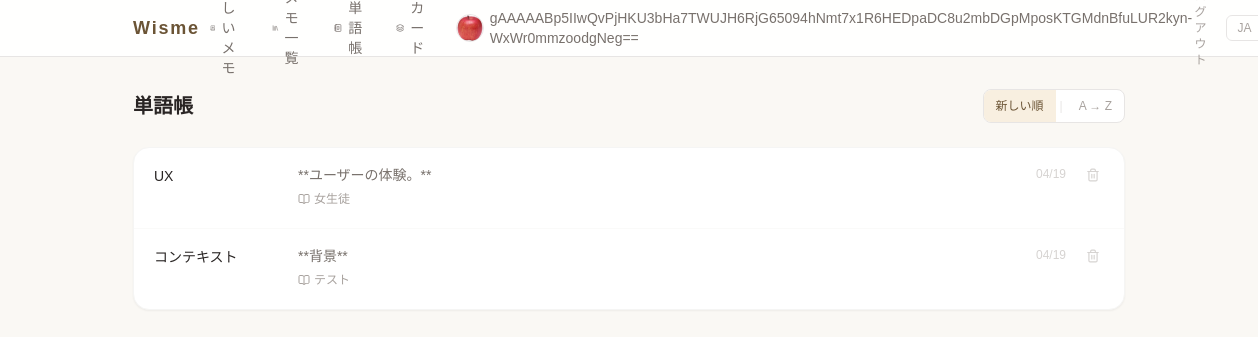
/wisme/words/ (signed in), run on an earlier commit of the app's database.
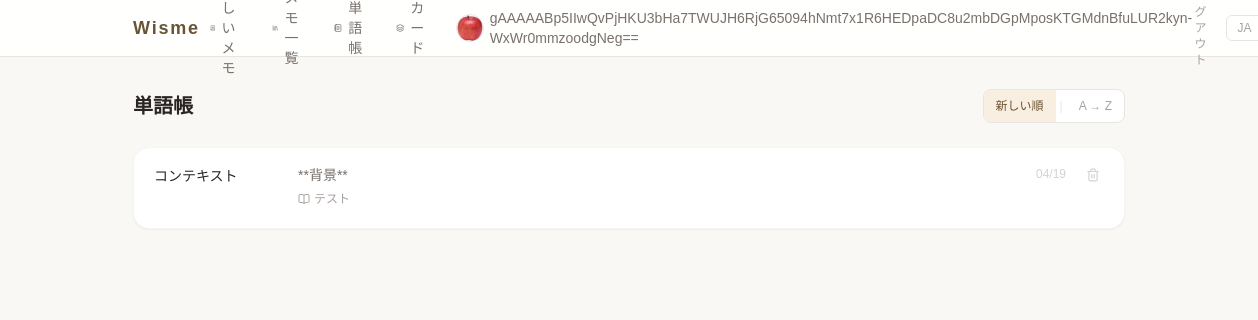
And on a later commit of the database.
### wisme/models.py (models this page shows, shortened)
class SearchedWord(models.Model):
    owner = models.ForeignKey(
        settings.AUTH_USER_MODEL,
        on_delete=models.CASCADE,
        null=True,
        blank=True,
        verbose_name=_("オーナー"),
    )
    note = models.ForeignKey(
        Page,
        on_delete=models.CASCADE,
        related_name='words',
        null = True,
        blank = True,
        verbose_name=_("関連メモ")
    )
    word = models.CharField(max_length=100, db_index=True, verbose_name=_("意味を知りたい単語"))
    meaning = models.TextField(verbose_name=_("意味"))
    created_at = models.DateTimeField(auto_now_add=True, verbose_name=_("検索日時"))

class Page(models.Model):
    id = models.UUIDField(primary_key=True,
                          default = uuid.uuid4,editable=False,verbose_name="Id")
    owner = models.ForeignKey(
        settings.AUTH_USER_MODEL,
        on_delete=models.CASCADE,
        null=True,
        blank=True,
        verbose_name=_("オーナー"),
    )
    title = models.CharField(max_length=100,verbose_name=_("タイトル"))
    thoughts = models.TextField(max_length=1000,blank=True,verbose_name=_("このドキュメントを読んだ感想(空欄可)"))
    page_date = models.DateField(verbose_name=_("日付"))
    picture = models.ImageField(upload_to="wisme/picture/",blank = True,null = True,verbose_name=_("写真"))
    image_url = models.URLField(max_length=500, null=True, blank=True, verbose_name=_("サムネイルURL"))
    created_at = models.DateTimeField(auto_now_add = True,verbose_name=_("作成日時"))
    update_at = models.DateTimeField(auto_now = True,verbose_name=_("更新日時"))

### wisme/views.py (the view)
class WordListView(LoginRequiredMixin, ListView):
    model = SearchedWord
    template_name = 'wisme/word_list.html'
    context_object_name = 'words'
    def get_queryset(self):
        qs = SearchedWord.objects.filter(owner=self.request.user).select_related('note')
        if self.request.GET.get('sort') == 'alpha':
            return qs.order_by('word')
        return qs.order_by('-created_at')

### templates/wisme/word_list.html (shortened to what this page needs)
{% extends "base/wisme_base.html" %}
{% load i18n %}
{% block body %}
<div class="flex items-center justify-between mb-6">
    <h1 class="text-xl font-semibold text-stone-800">{% trans "単語帳" %}</h1>
    <div class="flex items-center gap-1 text-xs text-stone-400 bg-white border border-stone-200 rounded-lg overflow-hidden">
        <a href="?sort=created_at"
           class="px-3 py-2 hover:bg-accent-50 transition-colors {% if not request.GET.sort or request.GET.sort == 'created_at' %}bg-accent-50 text-accent-700 font-medium{% endif %}">
            {% trans "新しい順" %}
        </a>
        <span class="text-stone-200">|</span>
        <a href="?sort=alpha"
           class="px-3 py-2 hover:bg-accent-50 transition-colors {% if request.GET.sort == 'alpha' %}bg-accent-50 text-accent-700 font-medium{% endif %}">
            A → Z
        </a>
    </div>
</div>
{% if words %}
<div class="bg-white rounded-2xl border border-stone-100 shadow-sm divide-y divide-stone-50">
    {% for word in words %}
    <div class="px-5 py-4 flex gap-4 items-start hover:bg-stone-50/50 transition-colors">
        <div class="w-32 shrink-0">
            <span class="font-medium text-stone-800 text-sm">{{ word.word }}</span>
        </div>
        <div class="flex-1 min-w-0">
            <p class="text-sm text-stone-500 leading-relaxed">{{ word.meaning }}</p>
            {% if word.note %}
            <a href="{% url 'wisme:page_detail' word.note.id %}"
               class="mt-1 inline-flex items-center gap-1 text-xs text-stone-400 hover:text-stone-600 transition-colors">
                <i data-lucide="book-open" class="w-3 h-3"></i>
                {{ word.note.title }}
            </a>
            {% endif %}
        </div>
        <span class="text-xs text-stone-300 shrink-0 pt-0.5">{{ word.created_at|date:"m/d" }}</span>
        <form method="post" action="{% url 'wisme:word_delete' word.pk %}">
            <button type="submit"
                    class="text-stone-300 hover:text-red-400 transition-colors p-1 rounded"
                    title="{% trans '削除' %}">
                <i data-lucide="trash-2" class="w-3.5 h-3.5"></i>
            </button>
        </form>
    </div>
    {% endfor %}
</div>
{% else %}
<div class="text-center py-20 text-stone-400">
    <i data-lucide="notebook-text" class="w-12 h-12 mx-auto mb-4 opacity-30"></i>
    <p class="text-sm">{% trans "まだ単語が登録されていません。" %}</p>
    <p class="text-xs mt-1">{% trans "メモ作成中に単語を調べると、ここに保存されます。" %}</p>
</div>
{% endif %}
{% endblock %}

What changed in the data, as far as the page shows it:
no longer on this page (row edited): SearchedWord: word "UX", meaning "**ユーザーの体験。**", note "女生徒", created_at "04/19"
